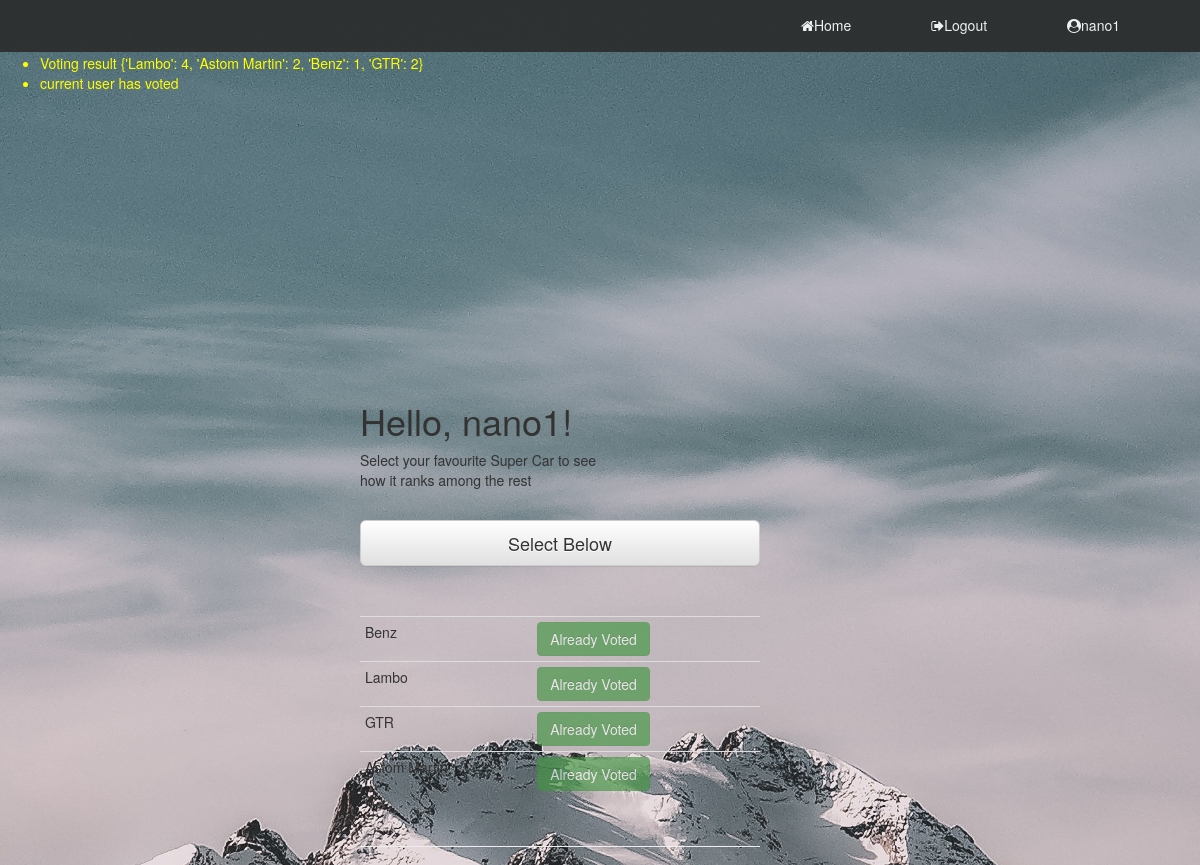
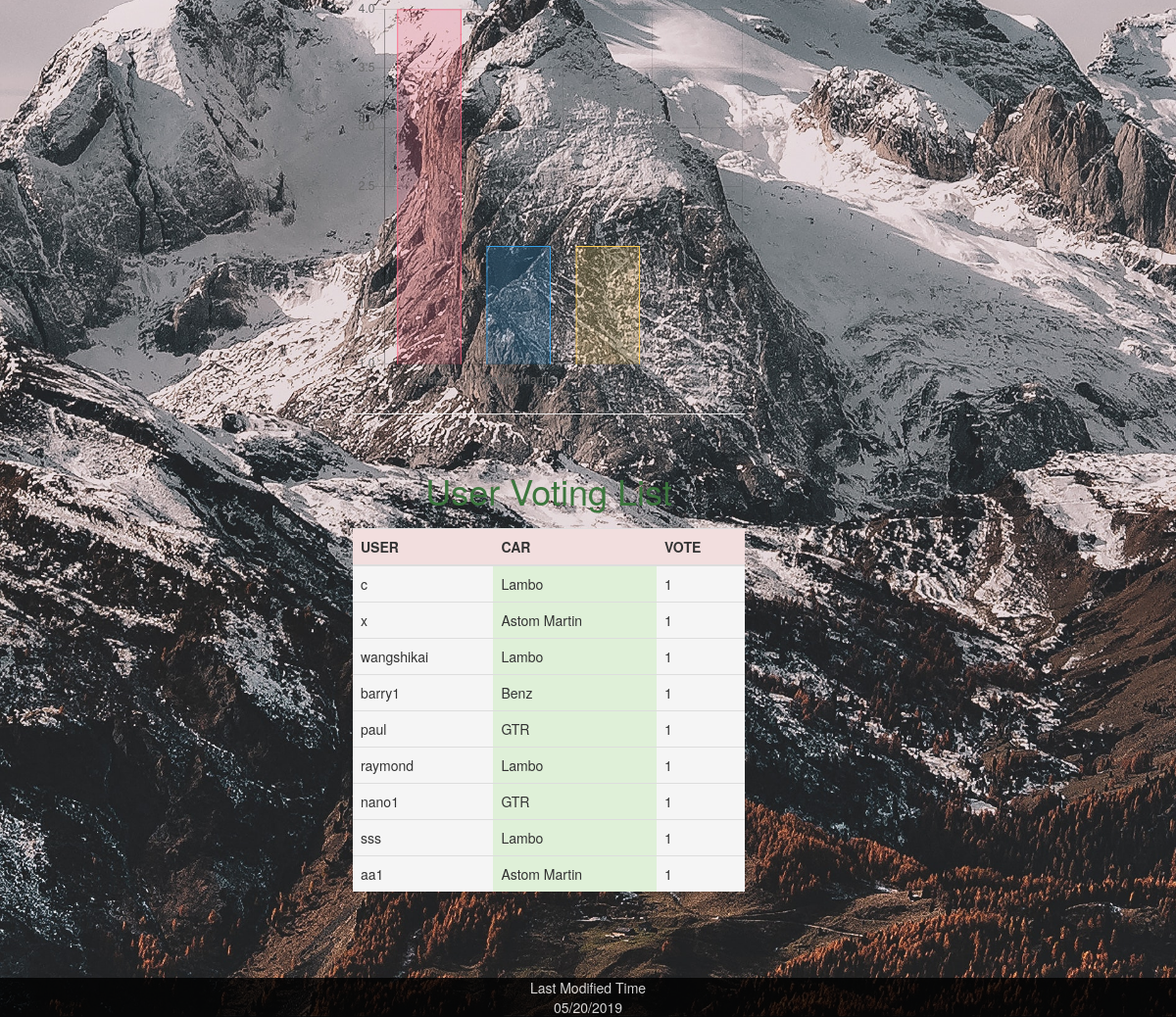
/index (signed in), run on the app's committed database (2 pictures, top to bottom).
### app/models.py (models this page shows, shortened)
class User(UserMixin, db.Model):
    id = db.Column(db.Integer, primary_key=True)
    username = db.Column(db.String(64), index=True, unique=True)
    email = db.Column(db.String(120), index=True, unique=True)
    admin = db.Column(db.Boolean, default=False, nullable=False)
    preference = db.Column(db.String(320))
    password_hash = db.Column(db.String(128))
    record_id = relationship("Record", backref="user", lazy="dynamic")
    choice_id = relationship("Choice", backref="user", lazy="dynamic")
    def __repr__(self):
        return '{}'.format(self.username)

class Brand(db.Model):
    id = db.Column(db.Integer, primary_key=True)
    carSeries = db.Column(db.String(140), index=True)
    chooseid = relationship("Choice", backref="brand", lazy='dynamic')

class Choice(db.Model):
    id = db.Column(db.Integer, primary_key=True)
    chooseSeries = db.Column(db.String, db.ForeignKey('brand.carSeries'))
    vote = db.Column(db.Integer, default=False, nullable=False)
    UserId = db.Column(db.Integer, db.ForeignKey('user.id'), unique=True)

### app/routes.py (the view)
@app.route('/index')
@login_required
def index():
    if current_user.admin == False:
        car1 = []
        for i in db.session.query(Brand.carSeries).all():
            car1.append(i[0])
        carVote = {}
        carname = []
        carValue = []
        for i in db.session.query(Choice.chooseSeries).all():
            carVote[i[0]] = carVote.get(i[0], 0) + 1
        sortCarVote = sorted(carVote, key=carVote.get, reverse=True)
        for i in sortCarVote:
            carname.append(i)
            carValue.append(carVote[i])
        flash("Voting result " + str(carVote))
        user = []
        for i in db.session.query(Choice.UserId).all():
            user.append(i[0])
        if len(user) > 0:
            for i in user:
                if current_user.id in user:
                    choice = Choice(chooseSeries=select, UserId = current_user.id, vote=1)
                    flash("current user has voted")
                    break
                else:
                    flash("not voted yet")
                    choice = Choice(chooseSeries=select, UserId = current_user.id, vote=0)
                    break
        else:
            flash("not voted yet")
            choice = Choice(chooseSeries=select, UserId = current_user.id, vote=0)
        tableCar=[]
        tableVote=[]
        for i in db.session.query(Choice.chooseSeries).all():
            tableCar.append(i[0])
        for i in db.session.query(Choice.vote).all():
            tableVote.append(i[0])
        tableUser = []
        for i in db.session.query(User).join(Choice):
            tableUser.append(i)
        a = zip(tableUser,tableCar,tableVote)
        return render_template('index.html',title='Home', a=a, car1=car1, carVote = carVote, choice=choice, carname=carname,carValue=carValue)
    else:
        flash("You are admin!")
        return redirect(url_for('hoster'))

### app/models.py (called while the page is built)
@login.user_loader
def load_user(id):
    return User.query.get(int(id))

### app/routes.py (called while the page is built)
@app.context_processor
def override_url_for():
    return dict(url_for=dated_url_for)

def dated_url_for(endpoint, **values):
    if endpoint == 'static':
        filename = values.get('filename', None)
        if filename:
            file_path = os.path.join(app.root_path,
                                     endpoint, filename)
            values['q'] = int(os.stat(file_path).st_mtime)
    return url_for(endpoint, **values)

### app/templates/index.html
{% extends "base.html" %}
{% block content %}
    <div class="info">
        <h1>Hello, {{current_user.username}}!</h1>
        <p>Select your favourite Super Car to see <br>how it ranks among the rest</p>
        <br>
        <div >
            <div >
                <span  class='btn btn-default btn-lg btn-block'>Select Below</span>
                <br>
                <br>
                    <table class="table table-condensed">
                        {% for i in car1 %}
                        <tr>
                            <td type="button">{{i}}</td>
                            <form method="POST" action="{{ url_for('select', carname=i) }}">
                            {% if choice.vote == 1 %}
                            <td><button disabled class="btn btn-success">Already Voted</button></td>
                            {% else %}
                            <td><button class="btn btn-success">Vote</button></td>
                            {% endif %}
                            </form>
                        </tr>
                        {% endfor %}
                    </table>
            </div>
        </div>
        <br>
        <hr>
        <canvas id="myChart" width="400" height="400"></canvas>
        <script>
        Chart.defaults.global.legend.display = false;
        var charData = {
                labels: [{% for i in carname %}
                         "{{i}}",
                        {% endfor %}],
                datasets: [{
                    data: [{% for i in carValue %}
                        "{{i}}",
                        {% endfor %}],
                    backgroundColor: [
                        'rgba(255, 99, 132, 0.2)',
                        'rgba(54, 162, 235, 0.2)',
                        'rgba(255, 206, 86, 0.2)',
                        'rgba(75, 192, 192, 0.2)',
                        'rgba(153, 102, 255, 0.2)',
                        'rgba(255, 159, 64, 0.2)'
                    ],
                    borderColor: [
                        'rgba(255, 99, 132, 1)',
                        'rgba(54, 162, 235, 1)',
                        'rgba(255, 206, 86, 1)',
                        'rgba(75, 192, 192, 1)',
                        'rgba(153, 102, 255, 1)',
                        'rgba(255, 159, 64, 1)'
                    ],
                    borderWidth: 1
                }],
                options:{
                    scales: {
                    yAxes: [{
                        display:true,
                        ticks: {
                            precision:0
                        }
                    }]
                }
            }
        }
        var ctx = document.getElementById('myChart');
        var myChart = new Chart(ctx, {
            type: 'bar',
            data: charData,
        });
        </script>
        <table class="table">
            <caption style="text-align: center" ><h1 class="text-success">User Voting List</h1></caption>
            <hr>
        <thread>
            <th class="danger">USER</th>
            <th class="danger">CAR</th>
            <th class="danger">VOTE</th>
        </thread>
        <tbody>
            {% for i,j,k in a %}
             <tr>
                 <td class="active">{{i}}</td>
                 <td class="success">{{j}}</td>
                 <td class="active">{{k}}</td>
             </tr>
            {% endfor %}
        </tbody>
        </table>
    <br>
    <br>
    <br>
    <br>
    <br>
    <br>
    </div>
{% endblock %}

### app/templates/base.html (shortened to what this page needs)
<!DOCTYPE html>
<html lang="en">
    <head>
        <link rel="stylesheet" type="text/css" href="{{ url_for('static', filename='style.css' )  }}">
        <link rel="stylesheet" href="https://maxcdn.bootstrapcdn.com/bootstrap/3.3.7/css/bootstrap.min.css" >
        <link rel="stylesheet" href="https://maxcdn.bootstrapcdn.com/bootstrap/3.3.7/css/bootstrap-theme.min.css">
        <link href="https://stackpath.bootstrapcdn.com/font-awesome/4.7.0/css/font-awesome.min.css" rel="stylesheet">
    </head>
    <body>
        <header>
            <nav>
                <ul>
                    <li><a href="{{ url_for('home') }}" class="active"><i class="fa fa-home"></i>Home</a></li>
                    {% if current_user.is_anonymous %}
                    <li><a href="{{ url_for('login') }}"><i class="fa fa-sign-in"></i>Log in</a></li>
                    {% else %}
                    <li><a href="{{ url_for('logout') }}"><i class="fa fa-sign-out"></i>Logout</a></li>
                    {% endif %}
                    {% if  current_user.username|length > 5 %}
                    <li><a ><i class="fa fa-user-circle"></i>{{ current_user.username[:3] }}...</a></li>
                    {% else %}
                    <li><a ><i class="fa fa-user-circle"></i>{{ current_user.username}}</a></li>
                    {% endif %}
                </ul>
            </nav>
        </header>
            {% with messages = get_flashed_messages() %}
            {% if messages %}
            <div class=warning>
            <ul>
                {% for message in messages %}
                <li>{{ message }} </li>
                {% endfor %}
            </ul>
            </div>
            {% endif %}
            {% endwith %}
        {% block content %}{% endblock %}
    </body>
    <footer>
    </footer>
</html>

### app/static/style.css (style rules this page uses)
body { background: url('Photo/mountain.jpg'); background-repeat: no-repeat; background-size: cover; height: 100%; background-attachment: fixed; margin: 0; padding: 0; font-family: poppins; }
header { background: rgb(43, 44, 43); top: 0; left: 0; width: 100%; box-sizing: border-box; padding: 0 40px; position: absolute; opacity: .9; }
header nav { float: right; }
header nav ul { margin: 0; padding: 0; display: flex; }
header nav ul li { list-style: none; }
header nav ul li a { height: 52px; line-height: 50px; padding: 0 40px; color: white; text-decoration: none; display: block; }
.warning { margin: 53px 0px; color: yellow; }
.info { position: absolute; top: 20%; left: 30%; }
footer { background: black; clear: both; position: fixed; bottom: 0; height: 40px; width: 100%; color: white; text-align: center; opacity: .8; }
.table { position: relative; top: 10px; }

### data on the page
User: username "nano1"
Brand: carSeries "Benz"
Brand: carSeries "Lambo"
Brand: carSeries "GTR"
Brand: carSeries "Astom Martin"
Choice: username "c", chooseSeries "Lambo", vote "1"
Choice: username "x", chooseSeries "Astom Martin", vote "1"
Choice: username "wangshikai", chooseSeries "Lambo", vote "1"
Choice: username "barry1", chooseSeries "Benz", vote "1"
Choice: username "paul", chooseSeries "GTR", vote "1"
Choice: username "raymond", chooseSeries "Lambo", vote "1"
Choice: username "nano1", chooseSeries "GTR", vote "1"
Choice: username "sss", chooseSeries "Lambo", vote "1"
Choice: username "aa1", chooseSeries "Astom Martin", vote "1"

### other printed values
{{ message }} "Voting result {'Lambo': 4, 'Astom Martin': 2, 'Benz': 1, 'GTR': 2}" "current user has voted"
chart data {{ i }} Lambo, Astom Martin, GTR, Benz
chart data {{ i }} 4, 2, 2, 1
